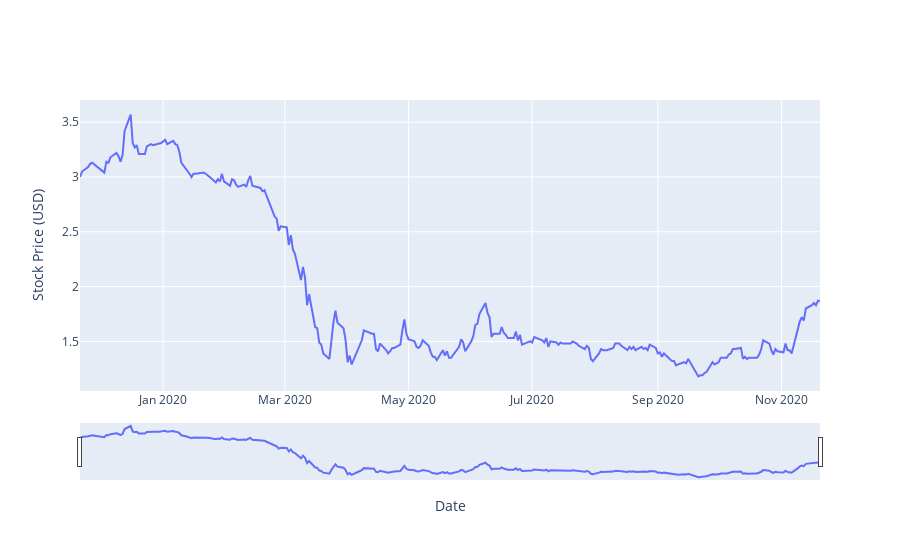

Notebook cell for this chart:
### Code cell
import pandas as pd
from pandas_datareader import data, wb
import datetime

start = pd.to_datetime('2019-11-21')
end = pd.to_datetime('today')

LYG_df = data.DataReader('LYG', 'yahoo', start , end)
LYG_df

import plotly.graph_objs as go
fig = go.Figure()

fig.add_trace(go.Scatter(x=LYG_df.index, y=LYG_df['Close']))
fig.update_xaxes(
    title = 'Date',rangeslider_visible=True
)

fig.update_yaxes(
    title = 'Stock Price (USD)'
)

fig.show()

### Figure 1 — Plotly figure (JSON) as saved in the notebook; plotly's stock layout.template omitted (floating-point values rounded to 4 significant figures; data arrays with more than 128 entries replaced by an {"elided": "..."} marker saying what was removed)
{"data": [{"type": "scatter", "x": {"elided": "253 str values"}, "y": {"elided": "253 float values"}}], "layout": {"xaxis": {"rangeslider": {"visible": true}, "title": {"text": "Date"}}, "yaxis": {"title": {"text": "Stock Price (USD)"}}}}
